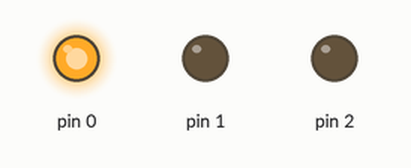
This sketch was run on a simulated Arduino Uno, built with avr-gcc and run on an emulated ATmega328P. On the bench: output pins drawn as LEDs (lit = HIGH).

Above: at 0.2 s.
At 1.2 s:
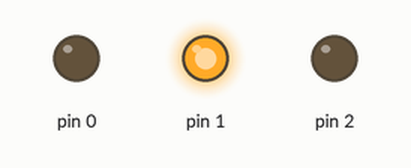
At 2.2 s:
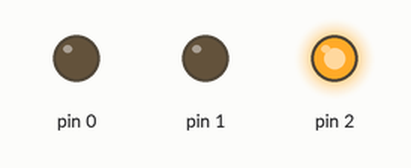
At 5.7 s:
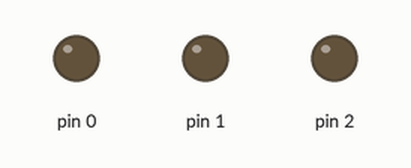
Timing chart, 0 to 6.9 s (numbered marks = the images above):
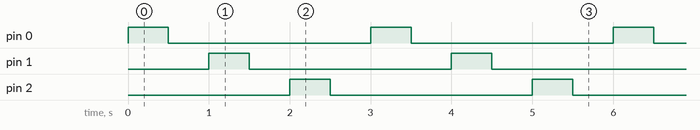

The sketch:

Toastmasters_Timer_Stoplight.ino
```cpp
void setup() {
  // put your setup code here, to run once:
  pinMode(0, OUTPUT);
  pinMode(1, OUTPUT);
  pinMode(2, OUTPUT);

}

void loop() {
  // put your main code here, to run repeatedly:
  for (int x = 0; x < 3; x++)
  {
    digitalWrite(x,HIGH);
    delay(500);
    digitalWrite(x,LOW);
    delay(500);
  }

}
```

Measured:
- by itself, pin 0–2: alternates HIGH for 0.50 s and LOW for 2.5 s
- by itself, everything shown: repeats every 3.0 s, in 6 steps
